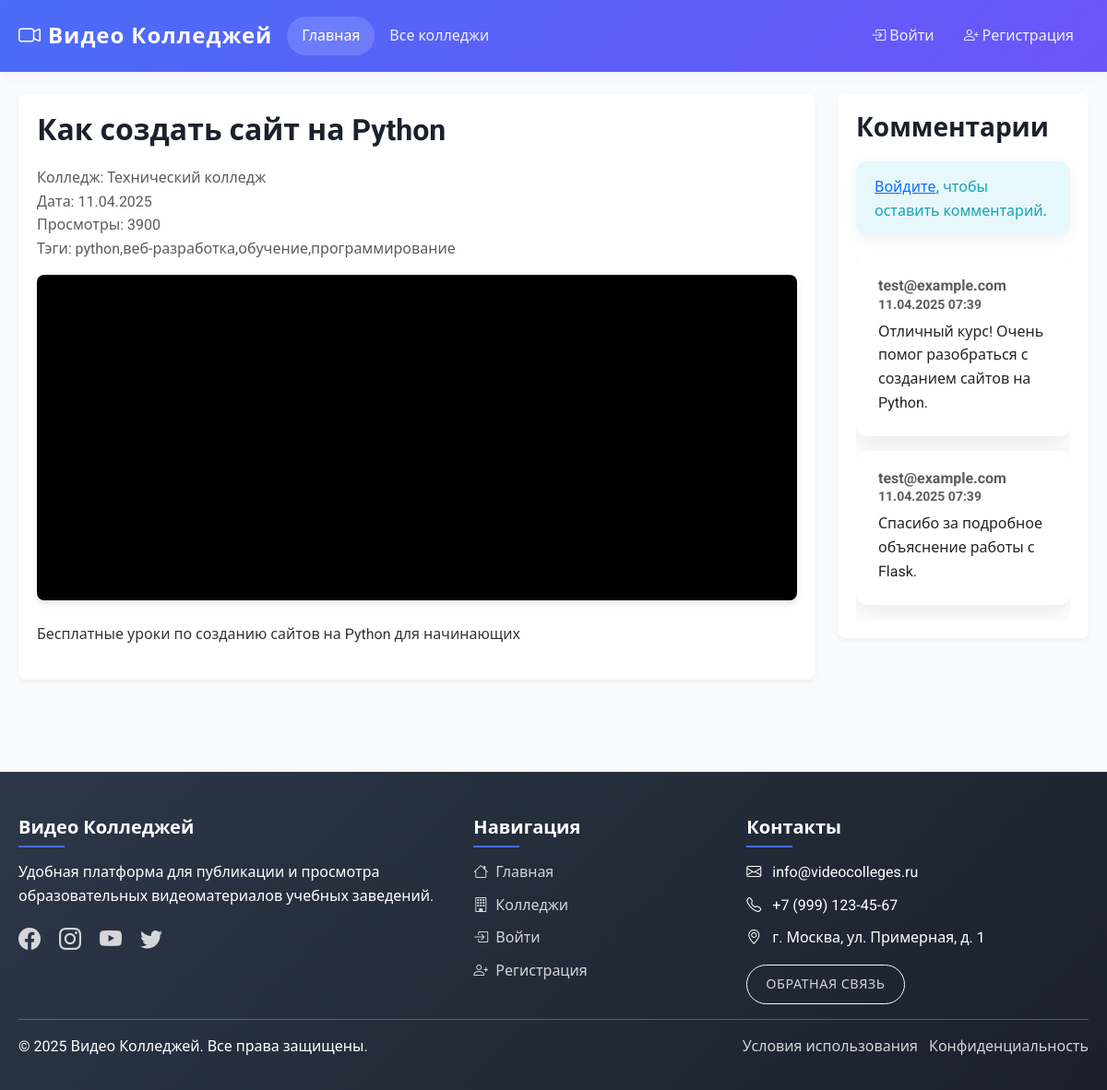
/index.php?page=video&id=1, run on the app's committed database.
### tables this page shows
CREATE TABLE IF NOT EXISTS videos (
    id INT AUTO_INCREMENT PRIMARY KEY,
    college_id INT NOT NULL,
    title VARCHAR(255) NOT NULL,
    description TEXT,
    url VARCHAR(255) NOT NULL,
    file_path VARCHAR(255) DEFAULT NULL,
    file_type VARCHAR(50) DEFAULT NULL,
    thumbnail_url VARCHAR(255),
    duration VARCHAR(10),
    views INT DEFAULT 0,
    status ENUM('pending', 'published', 'rejected') NOT NULL DEFAULT 'pending',
    created_at TIMESTAMP DEFAULT CURRENT_TIMESTAMP,
    updated_at TIMESTAMP DEFAULT CURRENT_TIMESTAMP ON UPDATE CURRENT_TIMESTAMP,
    FOREIGN KEY (college_id) REFERENCES colleges(id) ON DELETE CASCADE
);

CREATE TABLE IF NOT EXISTS colleges (
    id INT AUTO_INCREMENT PRIMARY KEY,
    name VARCHAR(255) NOT NULL,
    description TEXT,
    location VARCHAR(255),
    website VARCHAR(255),
    logo_url VARCHAR(255),
    created_at TIMESTAMP DEFAULT CURRENT_TIMESTAMP,
    updated_at TIMESTAMP DEFAULT CURRENT_TIMESTAMP ON UPDATE CURRENT_TIMESTAMP
);

CREATE TABLE IF NOT EXISTS comments (
    id INT AUTO_INCREMENT PRIMARY KEY,
    video_id INT NOT NULL,
    user_id INT NOT NULL,
    text TEXT NOT NULL,
    status ENUM('active', 'hidden') DEFAULT 'active',
    created_at TIMESTAMP DEFAULT CURRENT_TIMESTAMP,
    updated_at TIMESTAMP DEFAULT CURRENT_TIMESTAMP ON UPDATE CURRENT_TIMESTAMP,
    FOREIGN KEY (video_id) REFERENCES videos(id) ON DELETE CASCADE,
    FOREIGN KEY (user_id) REFERENCES users(id) ON DELETE CASCADE
);

CREATE TABLE IF NOT EXISTS users (
    id INT AUTO_INCREMENT PRIMARY KEY,
    email VARCHAR(255) NOT NULL UNIQUE,
    password VARCHAR(255) NOT NULL,
    role ENUM('admin', 'college') NOT NULL DEFAULT 'college',
    college_id INT,
    reset_token VARCHAR(64) DEFAULT NULL,
    reset_token_expiry DATETIME DEFAULT NULL,
    last_login DATETIME DEFAULT NULL,
    status ENUM('active', 'inactive') DEFAULT 'active',
    created_at TIMESTAMP DEFAULT CURRENT_TIMESTAMP,
    updated_at TIMESTAMP DEFAULT CURRENT_TIMESTAMP ON UPDATE CURRENT_TIMESTAMP,
    FOREIGN KEY (college_id) REFERENCES colleges(id) ON DELETE SET NULL
);

### pages/video.php (the view, shortened to what this page needs)
<?php
$video_id = isset($_GET['id']) ? (int)$_GET['id'] : 0;
$stmt = $pdo->prepare("SELECT v.*, c.name as college_name, GROUP_CONCAT(DISTINCT vt.name) as tags
                       FROM videos v
                       JOIN colleges c ON v.college_id = c.id
                       LEFT JOIN video_tags vt ON v.id = vt.video_id
                       WHERE v.id = ?
                       GROUP BY v.id");
$stmt->execute([$video_id]);
$video = $stmt->fetch();
$stmt = $pdo->prepare("SELECT c.*, u.email as user_email
                       FROM comments c
                       JOIN users u ON c.user_id = u.id
                       WHERE c.video_id = ?
                       ORDER BY c.created_at DESC");
$stmt->execute([$video_id]);
$comments = $stmt->fetchAll();
?>
<div class="row">
    <div class="col-lg-9">
        <div class="video-info">
            <h2><?php echo htmlspecialchars($video['title']); ?></h2>
            <p class="text-muted">
                Колледж: <?php echo htmlspecialchars($video['college_name']); ?><br>
                Дата: <?php echo date('d.m.Y', strtotime($video['created_at'])); ?><br>
                Просмотры: <?php echo $video['views']; ?><br>
                Тэги: <?php echo $video['tags'] ? htmlspecialchars($video['tags']) : 'Нет тэгов'; ?>
            </p>
            <div class="video-container">
                <?php if ($video['file_path']): ?>
                    <video id="videoPlayer" controls>
                        <source src="<?php echo htmlspecialchars($video['file_path']); ?>" type="<?php echo htmlspecialchars($video['file_type']); ?>">
                        Ваш браузер не поддерживает видео.
                    </video>
                <?php else: ?>
                    <iframe
                        src="<?php echo htmlspecialchars($video['url']); ?>"
                        frameborder="0"
                        allow="accelerometer; autoplay; clipboard-write; encrypted-media; gyroscope; picture-in-picture"
                        allowfullscreen
                        loading="lazy">
                    </iframe>
                <?php endif; ?>
            </div>
            <p class="mt-4"><?php echo nl2br(htmlspecialchars($video['description'] ?? '')); ?></p>
        </div>
    </div>
    <div class="col-lg-3">
        <div class="comments-section">
            <h3>Комментарии</h3>
            <?php if ($isLoggedIn): ?>
                <form method="POST" class="mb-4">
                    <div class="mb-3">
                        <textarea class="form-control" name="comment" rows="3" placeholder="Ваш комментарий" required></textarea>
                    </div>
                    <button type="submit" class="btn btn-primary">Отправить</button>
                </form>
            <?php else: ?>
                <div class="alert alert-info">
                    <a href="index.php?page=login">Войдите</a>, чтобы оставить комментарий.
                </div>
            <?php endif; ?>
            <div class="comments-list" style="max-height: 600px; overflow-y: auto;">
                <?php foreach ($comments as $comment): ?>
                    <div class="card mb-3">
                        <div class="card-body">
                            <h6 class="card-subtitle mb-2 text-muted">
                                <?php echo htmlspecialchars($comment['user_email']); ?>
                                <small class="text-muted"><?php echo date('d.m.Y H:i', strtotime($comment['created_at'])); ?></small>
                            </h6>
                            <p class="card-text"><?php echo nl2br(htmlspecialchars($comment['text'])); ?></p>
                        </div>
                    </div>
                <?php endforeach; ?>
            </div>
        </div>
    </div>
</div>

### assets/css/modern-style.css (style rules this page uses)
:root { --primary-color: #4a6cf7; --secondary-color: #6c55f9; --accent-color: #ff6b6b; --dark-color: #2d3748; --light-color: #ffffff; --gray-color: #f8f9fa; --text-color: #333333; --border-radius: 12px; --box-shadow: 0 10px 25px rgba(0, 0, 0, 0.08); --transition: all 0.3s ease; }
body { font-family: 'Roboto', 'Segoe UI', sans-serif; background-color: #f9fafc; color: var(--text-color); line-height: 1.6; }
h1, h2, h3, h4, h5, h6 { font-weight: 700; margin-bottom: 1.2rem; color: #1a202c; }
h2 { font-size: 2rem; }
h3 { font-size: 1.75rem; }
.card { border: none; border-radius: var(--border-radius); box-shadow: var(--box-shadow); transition: var(--transition); overflow: hidden; height: 100%; }
.card-body { padding: 1.5rem; }
.alert { border-radius: var(--border-radius); border: none; padding: 15px 20px; font-weight: 500; box-shadow: 0 4px 15px rgba(0, 0, 0, 0.05); margin-bottom: 1.5rem; }
.alert-info { background-color: #e6f8fb; color: #17a2b8; }
.video-container { border-radius: var(--border-radius); overflow: hidden; box-shadow: 0 15px 30px rgba(0, 0, 0, 0.15); }
.fade-in { animation: fadeIn 0.6s ease-in; }

### pages/video.php (style rules this page uses)
.video-container { position: relative; padding-bottom: 56.25%; height: 0; overflow: hidden; max-width: 100%; background: #000; margin-bottom: 20px; border-radius: 8px; box-shadow: 0 4px 6px rgba(0, 0, 0, 0.1); }
.video-container iframe, .video-container video { position: absolute; top: 0; left: 0; width: 100%; height: 100%; border: none; }
.video-info { background: #fff; padding: 20px; border-radius: 8px; box-shadow: 0 2px 4px rgba(0, 0, 0, 0.05); margin-bottom: 20px; }
.comments-section { background: #fff; padding: 20px; border-radius: 8px; box-shadow: 0 2px 4px rgba(0, 0, 0, 0.05); }
@media (min-width: 992px) { .video-container { padding-bottom: 42.85%; } }

### data on the page
videos: title "Как создать сайт на Python", college.name "Технический колледж", created_at "11.04.2025", views "3900", description "Бесплатные уроки по созданию сайтов на Python для начинающих"
comments: user.email "test@example.com", created_at "11.04.2025 07:39", text "Отличный курс! Очень помог разобраться с созданием сайтов на Python."
comments: user.email "test@example.com", created_at "11.04.2025 07:39", text "Спасибо за подробное объяснение работы с Flask."

### other printed values
$video['tags'] "python,веб-разработка,обучение,программирование"
